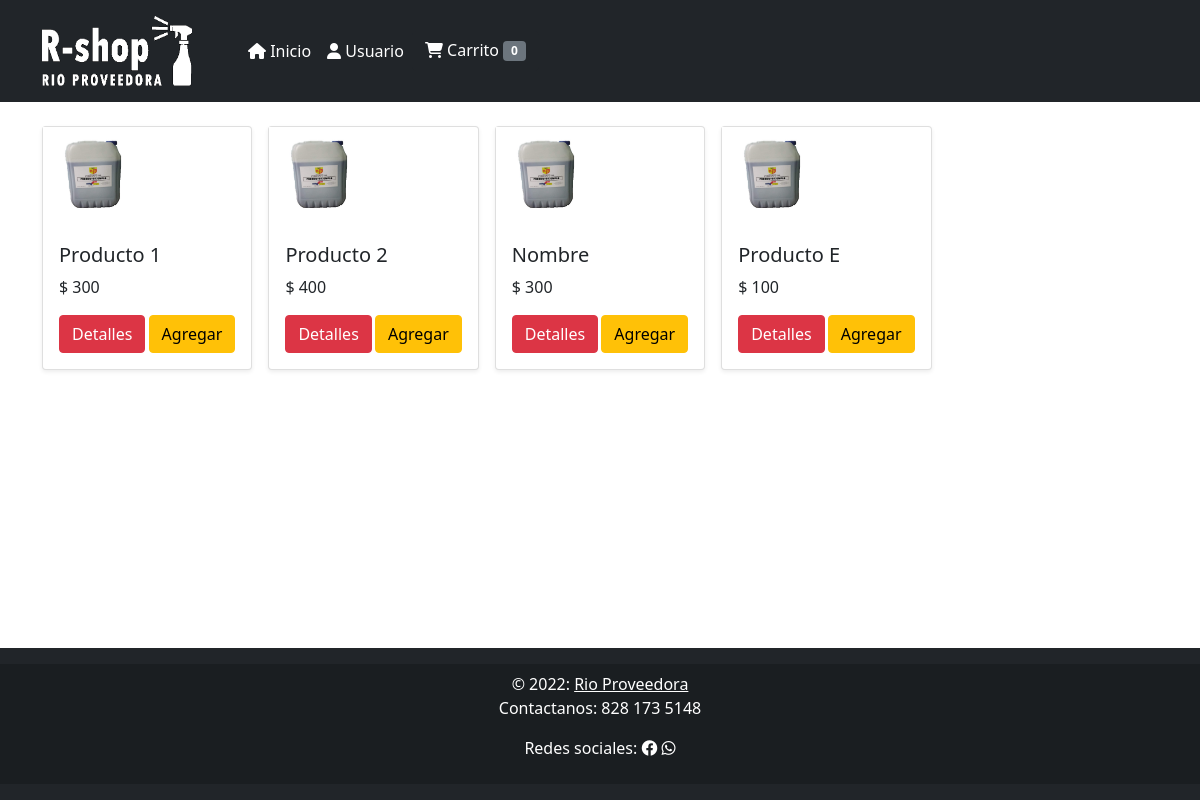
Page /aplicacion/catalogo.php on the committed database.
### tables this page shows
CREATE TABLE `producto` (
  `id` int(11) NOT NULL,
  `nombre` varchar(200) NOT NULL,
  `descripcion` text NOT NULL,
  `precio` decimal(10,0) NOT NULL,
  `foto` varchar(200) NOT NULL,
  `id_categoria` int(11) NOT NULL,
  `activo` int(11) NOT NULL
);

### conexion/config.php (called while the page is built, shortened)
<?php
$num_cart = 0;
?>

### aplicacion/catalogo.php (the view, shortened to what this page needs)
<?php
    require '../conexion/config.php';
    $db = new Database();
    $con = $db->conectar();
    $sql = $con->prepare("SELECT id, nombre, precio, foto FROM producto WHERE activo=1");
    $sql->execute();
    $resultado = $sql->fetchAll(PDO::FETCH_ASSOC);
?>
<!DOCTYPE html>
<html lang="en">
<head>
    <link href="https://cdn.jsdelivr.net/npm/bootstrap@5.0.2/dist/css/bootstrap.min.css" rel="stylesheet"
>
    <link rel="stylesheet" href="https://cdnjs.cloudflare.com/ajax/libs/font-awesome/6.1.1/css/all.min.css">
</head>
<body style="padding-bottom: 5em; position: relative; min-height: 100vh;">
    <header class="p-3 bg-dark text-white">
        <div class="container">
            <div class="d-flex flex-wrap align-items-center justify-content-center justify-content-lg-start">
                <a href="../aplicacion/catalogo.php"
                    class="d-flex align-items-center mb-2 mb-lg-0 text-white text-decoration-none">
                    <img src="../imagenes/logo.png" width="150" height="70">
                    <svg class="bi me-2" width="40" height="32" role="img" aria-label="Bootstrap">
                        <use xlink:href="#bootstrap" />
                    </svg>
                </a>
                <ul class="nav col-12 col-lg-auto me-lg-auto mb-2 justify-content-center mb-md-0">
                    <li><a href="../aplicacion/catalogo.php" class="nav-link px-2 text-white"><i
                                class="fa-solid fa-house"></i> Inicio</a></li>
                    <li><a href="../sistema/usuario.php" class="nav-link px-2 text-white"><i
                                class="fa-solid fa-user"></i> Usuario</a></li>
                    <a href="../aplicacion/checkout.php" class="btn btn-dark"><i class="fa-solid fa-cart-shopping"></i>
                        Carrito <span id="num_cart" class="badge bg-secondary">
                            <?php echo $num_cart ?>
                        </span></a>
                </ul>
            </div>
        </div>
    </header>
    <br>
    <main class="main">
        <div class="container">
            <div class="row row-cols-2 row-cols-sm-1 row-cols-md-5 g-3">
                <?php foreach($resultado as $row) { ?>
                <div class="">
                    <div class="card shadow-sm">
                        <img width="100" height="100" src="<?php echo $row['foto']; ?>">
                        <div class="card-body">
                            <h5 class="card-title"><?php echo $row['nombre']; ?></h5>
                            <p class="card-text">$ <?php echo $row['precio']; ?></p>
                            <div class="d-flex justify-content-between align-items-centre">
                                <div class="btn-group">
                                    <a href="../aplicacion/producto.php?id=<?php echo $row['id'];
                                ?>&token=<?php echo hash_hmac('sha1', $row['id'], KEY_TOKEN); ?>"
                                        class="btn btn-danger">Detalles</a>
                                </div>
                                <button class="btn btn-warning" type="button"
                                    onclick="addProducto(<?php echo $row['id']; ?>, '<?php echo hash_hmac('sha1', $row['id'], KEY_TOKEN); ?>')">Agregar</button>
                            </div>
                        </div>
                    </div>
                </div>
                <?php } ?>
            </div>
        </div>
    </main>
<br><br><br><br>
    <br>
    <footer style="position: absolute; bottom: 0px; width: 100%; heigth: 205px; padding: 1em 0;"
        class="bg-dark text-center text-white">
        <div class="text-center p-2" style="background-color: rgba(0, 0, 0, 0.2);">
            © 2022:
            <a class="text-white" href="https://mdbootstrap.com/">Rio Proveedora</a>
            <p>Contactanos: 828 173 5148</p>
            <div>
                <p>Redes sociales:                 <i class="fa-brands fa-facebook"></i>
                <i class="fa-brands fa-whatsapp"></i></p>
            </div>
        </div>
    </footer>
</body>
</html>

### rows in the picture
producto: foto (picture), nombre "Producto 1", precio "300"
producto: foto (picture), nombre "Producto 2", precio "400"
producto: foto (picture), nombre "Nombre", precio "300"
producto: foto (picture), nombre "Producto E", precio "100"

### other values in the picture
$num_cart "0"
